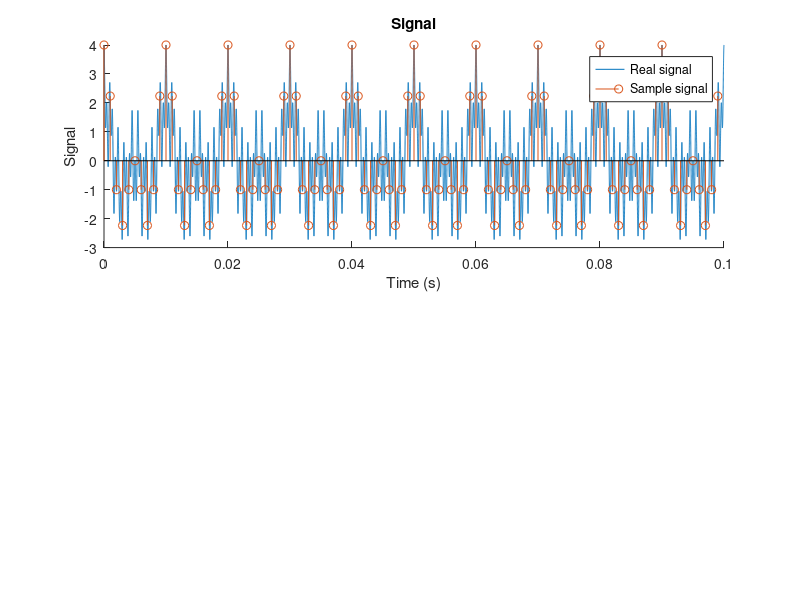

Write MATLAB code to recreate this figure. (Note: this script raises an error after producing the figure.)

epsilon = 1e-6;

% Lambda defines
sinusoide = @(t, f, phi)        cos(2*pi*f*t + phi);
muestreo_f = @(func, t)         struct('x', func(t), 't', t);
muestreo = @(func, t0, tf, Fs)  muestreo_f(func, t0:(1/Fs):tf-epsilon);

% Signal config
tf = 0.1;
fs = 1/0.001;


% Plot results
figure;

% Signal plot
subplot(2,1,1);
title(sprintf('Signal'));
hold on;
xlim([0, tf]);
    
xa = @(t) sinusoide(t,  100, 0) + ...
          sinusoide(t,  200, 0) + ...
          sinusoide(t,  900, 0) + ...
          sinusoide(t, 2200, 0);
fplot(xa,[0,tf]);
xa_m = muestreo(xa, 0, tf, fs);
stem(xa_m.t, xa_m.x);

xlabel('Time (s)');
ylabel('Signal');
legend('Real signal', 'Sample signal')

% Freq. plot
[H, freq] = mi_freqresp(xa_m.x, fs);
subplot(2,1,2);
stem(freq, abs(H));

xlabel('Frequency (Hz)');
ylabel('Magnitude');

% Comentario 1
% En este caso solo se aprecia una señal de frecuencia de 200 Hz. Eso es
% debido a que el manchado espectral de la señal de 900Hz (la cual se 
% encuentra por encima de la mitad de la frecuencia de muestreo) anula la
% señal de 100 Hz, por lo dicho en el apartado anterior, señal impar, etc
% (solo lo anula para la señal muestreada muestreo). En cambio la señal de
% 1200 complementa a la señal de 200 Hz y por eso sale modulo 2.

% Comentario 2
% Pasa exactamente igual, al no estar en la zona de 500:1000 al quitar un
% multiplo entero de la frecuencia de muestreo no es reflejada y no se
% anula con la señal de 200 Hz, en cambio para la señal de 100 Hz si es
% anulada por la de 900 Hz.

% Comentario 3
% Usando cosenos. Al ser una función par en la zona que refleja no se
% anularían las frecuencias y se complementarían todas.
